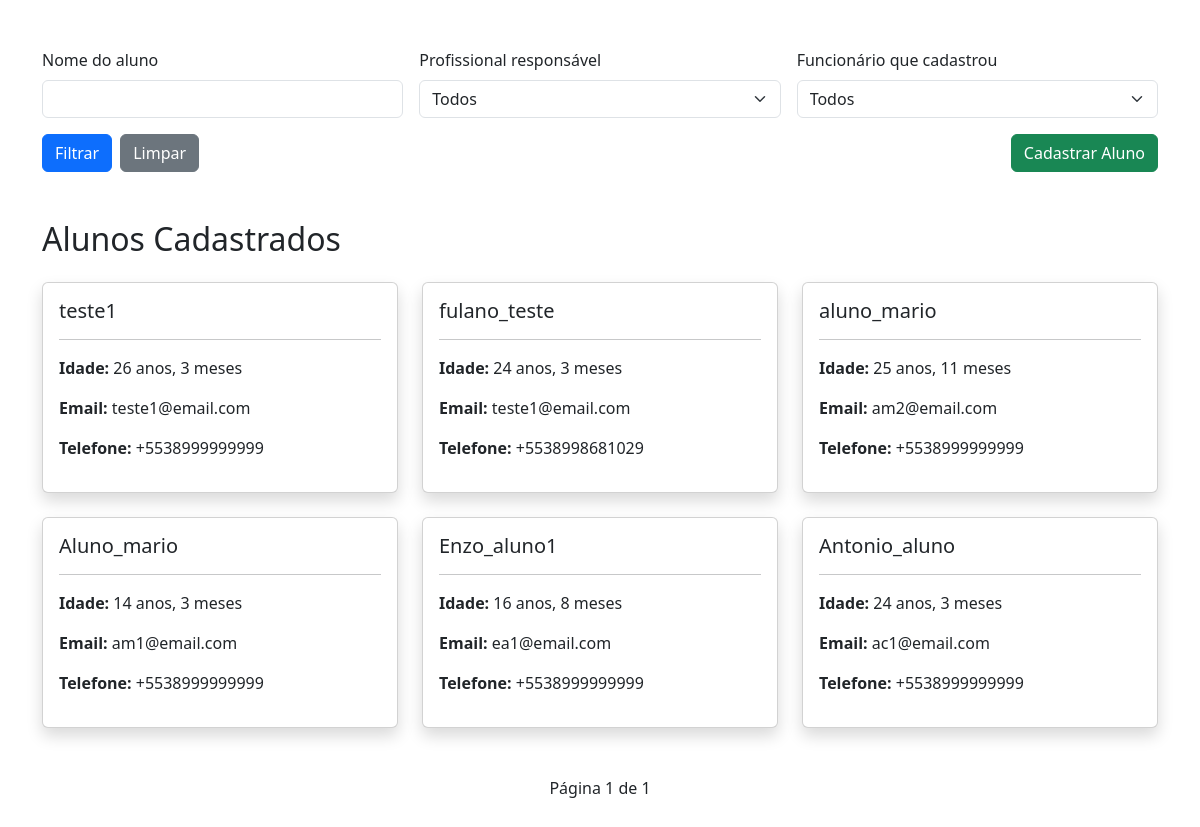
Page /dashboard/ (signed in) on the earlier database version.
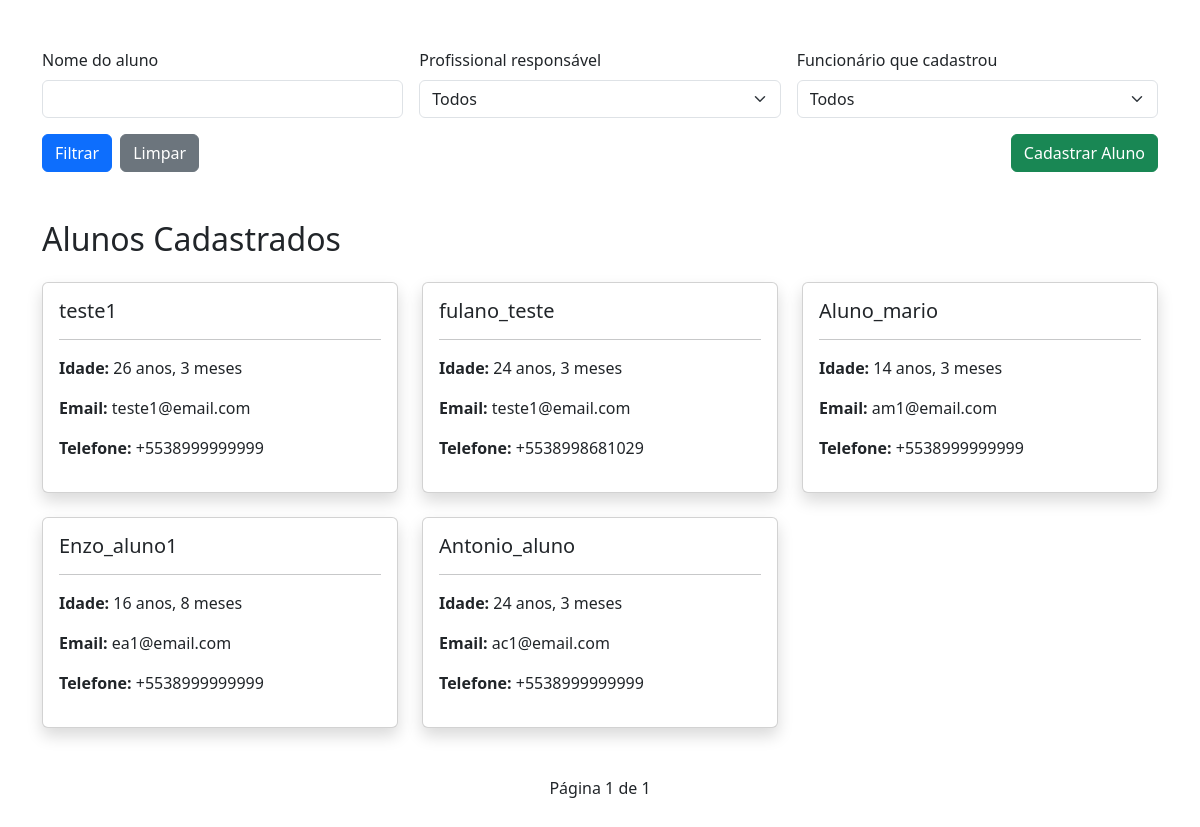
Same page on the later database version.
### dashboard/models.py (models this page shows)
class Aluno(models.Model):
    nome = models.CharField(max_length=200)
    email = models.EmailField()
    nome_responsavel = models.CharField(100)
    telefone = models.CharField(100, null=True)
    telefone_responsavel = models.CharField(100)
    data_nascimento = models.DateTimeField()
    profissional_ref = models.ForeignKey(Pessoa, on_delete=models.DO_NOTHING, null=True)
    turno_estuda = models.ForeignKey(TurnoEstuda, on_delete=models.DO_NOTHING, null=True)
    aprendizagem = models.ForeignKey(Aprendizagem, on_delete=models.DO_NOTHING, null=True)
    escolaridade = models.ForeignKey(Escolaridade, on_delete=models.DO_NOTHING, null=True)
    entidade = models.ForeignKey(Entidade, on_delete=models.DO_NOTHING, null=True)
    curso = models.ForeignKey(Curso, on_delete=models.DO_NOTHING, null=True)
    turno_vaga = models.ForeignKey(TurnoVaga, on_delete=models.DO_NOTHING, null=True)
    tipo_formacao = models.ForeignKey(TipoFormacao, on_delete=models.DO_NOTHING, null=True)
    cadastrado_por = models.ForeignKey(Pessoa,on_delete=models.DO_NOTHING,related_name='alunos_cadastrados', null=True
    )

### dashboard/views.py (the view, shortened to what this page needs)
# urls.py: path('', views.dashboard, name='dashboard'),
def dashboard(request):
    pessoa_id = request.session.get('pessoa_id')
    usuario = Pessoa.objects.get(id=pessoa_id)
    eh_professor = usuario.cargo.filter(
        nome='Professor').exists()
    eh_admin = usuario.cargo.filter(
        nome__in=[
        'Coordenador',
        'Diretor de centro de unidade de internação',
        'Diretor de unidade de acolhimento']).exists()
    if eh_professor and not eh_admin:
        lista_alunos = Aluno.objects.filter(
            cadastrado_por=usuario
        ).order_by('-id')
    else:
        lista_alunos = Aluno.objects.all().order_by('-id')
    nome = request.GET.get('nome')
    profissional = request.GET.get('profissional')
    cadastrado_por = request.GET.get('cadastrado_por')
    if nome:
            lista_alunos = lista_alunos.filter(
                nome__icontains=nome
        )
    if profissional:
        lista_alunos = lista_alunos.filter(
        profissional_ref__id=profissional
    )
    if eh_admin and cadastrado_por:
        lista_alunos = lista_alunos.filter(
            cadastrado_por__id=cadastrado_por
        )
    paginator = Paginator(lista_alunos, 6)
    page = request.GET.get('page')
    alunos = paginator.get_page(page)
    pessoas = []
    for pessoa in Pessoa.objects.all():
        cargos = list(
            pessoa.cargo.values_list(
                'nome',
                flat=True
            )
        )
        if cargos == ['Professor']:
            continue
        pessoas.append(pessoa)
    todas_pessoas = Pessoa.objects.all()
    turnos_estuda = TurnoEstuda.objects.all()
    turno_vaga = TurnoVaga.objects.all()
    aprendizagem = Aprendizagem.objects.all()
    escolaridade = Escolaridade.objects.all()
    entidade = Entidade.objects.all()
    curso = Curso.objects.all()
    tipo_formacao = TipoFormacao.objects.all()
    return render(
        request,
        'dashboard/dashboard.html',
        {
            'pessoas': pessoas,
            'alunos': alunos,
            'turnos_estuda': turnos_estuda,
            'turno_vaga': turno_vaga,
            'aprendizagem': aprendizagem,
            'escolaridade': escolaridade,
            'entidade': entidade,
            'curso': curso,
            'tipo_formacao': tipo_formacao,
            'eh_admin': eh_admin,
            'todas_pessoas': todas_pessoas
        }
    )

### dashboard/templates/dashboard/dashboard.html (shortened to what this page needs)
{% extends 'base.html' %}
{% block 'content' %}
<div class="container mt-5">
    <form method="GET" class="row g-3">
        <div class="col-md-4">
            <label class="form-label">
                Nome do aluno
            </label>
            <input type="text"
                   name="nome"
                   class="form-control"
                   value="{{ request.GET.nome }}">
        </div>
        <div class="col-md-4">
            <label class="form-label">
                Profissional responsável
            </label>
            <select name="profissional"
                    class="form-select">
                <option value="">
                    Todos
                </option>
            </select>
        </div>
        {% if eh_admin %}
        <div class="col-md-4">
            <label class="form-label">
                Funcionário que cadastrou
            </label>
            <select name="cadastrado_por"
                    class="form-select">
                <option value="">
                    Todos
                </option>
            </select>
        </div>
        {% endif %}
        <div class="col-12 d-flex justify-content-between align-items-end">
            <div class="d-flex gap-2">
                <button class="btn btn-primary">
                    Filtrar
                </button>
                <a href="{% url 'dashboard' %}"
                class="btn btn-secondary">
                    Limpar
                </a>
            </div>
            <div>
                <button type="button"
                        class="btn btn-success"
                        data-bs-toggle="modal"
                        data-bs-target="#modalAluno">
                    Cadastrar Aluno
                </button>
            </div>
        </div>
    </form>
</div>
<div class="container mt-5">
    <h2 class="mb-4">
        Alunos Cadastrados
    </h2>
    <div class="row">
        {% for aluno in alunos %}
            <div class="col-md-4 mb-4">
                <div class="card shadow h-100"
                     style="cursor:pointer;"
                     data-bs-toggle="modal"
                     data-bs-target="#modalAluno{{ aluno.id }}">
                    <div class="card-body">
                        <h5 class="card-title">
                            {{ aluno.nome }}
                        </h5>
                        <hr>
                        <p>
                            <strong>Idade:</strong>
                            {{ aluno.data_nascimento|timesince }}
                        </p>
                        <p>
                            <strong>Email:</strong>
                            {{ aluno.email }}
                        </p>
                        <p>
                            <strong>Telefone:</strong>
                            {{ aluno.telefone }}
                        </p>
                    </div>
                </div>
            </div>
        {% empty %}
            <p>
                Nenhum aluno cadastrado.
            </p>
        {% endfor %}
    </div>
    <div class="d-flex justify-content-center align-items-center gap-3 mt-4 mb-5">
        <span>
            Página {{ alunos.number }} de {{ alunos.paginator.num_pages }}
        </span>
    </div>
</div>
{% endblock %}

### templates/base.html (shortened to what this page needs)
<!doctype html>
<html lang="en">
  <head>
    <link href="https://cdn.jsdelivr.net/npm/bootstrap@5.3.8/dist/css/bootstrap.min.css" rel="stylesheet">
  </head>
  <body>
    {% block 'content' %}{% endblock %}
  </body>
</html>

Differences in the rows shown:
removed Aluno: nome "aluno_mario", data_nascimento "25 anos, 11 meses", email "am2@email.com", telefone "+5538999999999"
